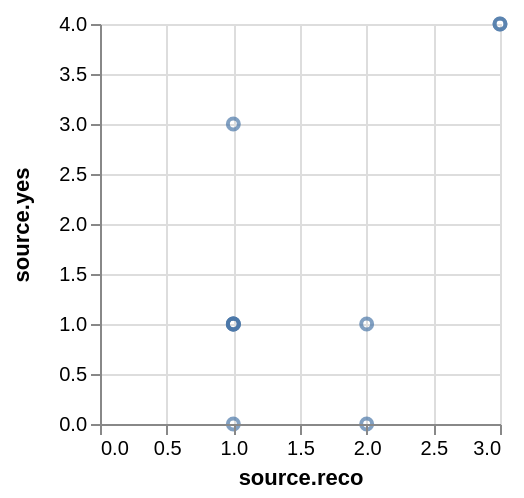

Vega-Lite specification for this chart:
### Vega specification from a JSON file in a GitHub repository (floating-point values rounded to 4 significant figures)
{"$schema": "https://vega.github.io/schema/vega/v4.json", "autosize": "pad", "padding": 5, "width": 200, "height": 200, "style": "cell", "data": [{"name": "source_0", "values": {"hits": {"hits": [{"source": {"reco": 2, "yes": 1}}, {"source": {"reco": 3, "yes": 4}}, {"source": {"reco": 2, "yes": 0}}, {"source": {"reco": 1, "yes": 3}}, {"source": {"reco": 3, "yes": 4}}, {"source": {"reco": 1, "yes": 1}}, {"source": {"reco": 1, "yes": 1}}, {"source": {"reco": 1, "yes": 1}}, {"source": {"reco": 1, "yes": 0}}, {"source": {"reco": 1, "yes": 1}}]}}, "format": {"property": "hits.hits"}}, {"name": "data_0", "source": "source_0", "transform": [{"type": "formula", "expr": "datum[\"source\"] && datum[\"source\"][\"reco\"]", "as": "source.reco"}, {"type": "formula", "expr": "datum[\"source\"] && datum[\"source\"][\"yes\"]", "as": "source.yes"}]}], "marks": [{"name": "marks", "type": "symbol", "style": ["point"], "from": {"data": "data_0"}, "encode": {"update": {"opacity": {"value": 0.7}, "fill": [{"test": "datum[\"source.reco\"] === null || isNaN(datum[\"source.reco\"]) || datum[\"source.yes\"] === null || isNaN(datum[\"source.yes\"])", "value": null}, {"value": "transparent"}], "stroke": [{"test": "datum[\"source.reco\"] === null || isNaN(datum[\"source.reco\"]) || datum[\"source.yes\"] === null || isNaN(datum[\"source.yes\"])", "value": null}, {"value": "#4c78a8"}], "tooltip": {"signal": "{\"source.reco\": format(datum[\"source.reco\"], \"\"), \"source.yes\": format(datum[\"source.yes\"], \"\")}"}, "x": {"scale": "x", "field": "source\\.reco"}, "y": {"scale": "y", "field": "source\\.yes"}}}}], "scales": [{"name": "x", "type": "linear", "domain": {"data": "data_0", "field": "source\\.reco"}, "range": [0, {"signal": "width"}], "nice": true, "zero": true}, {"name": "y", "type": "linear", "domain": {"data": "data_0", "field": "source\\.yes"}, "range": [{"signal": "height"}, 0], "nice": true, "zero": true}], "axes": [{"scale": "x", "orient": "bottom", "grid": false, "title": "source.reco", "labelFlush": true, "labelOverlap": true, "tickCount": {"signal": "floor(width/40) + 1"}, "zindex": 1}, {"scale": "x", "orient": "bottom", "gridScale": "y", "grid": true, "tickCount": {"signal": "floor(width/40) + 1"}, "domain": false, "labels": false, "maxExtent": 0, "minExtent": 0, "ticks": false, "zindex": 0}, {"scale": "y", "orient": "left", "grid": false, "title": "source.yes", "labelOverlap": true, "tickCount": {"signal": "floor(height/40) + 1"}, "zindex": 1}, {"scale": "y", "orient": "left", "gridScale": "x", "grid": true, "tickCount": {"signal": "floor(height/40) + 1"}, "domain": false, "labels": false, "maxExtent": 0, "minExtent": 0, "ticks": false, "zindex": 0}], "config": {"axisY": {"minExtent": 30}}}
